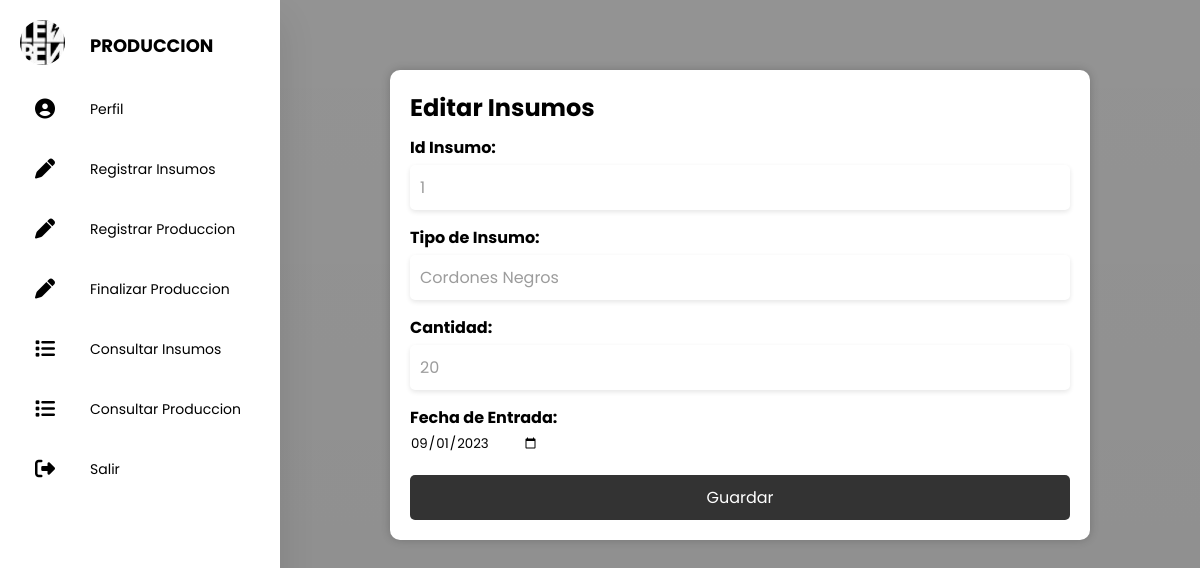
The page /SanProduccion/PHP/Sa_EditarInsumos.php?idInsumos=1 on the database its author committed.
### tables this page shows
CREATE TABLE `insumos` (
  `idInsumos` int(10) UNSIGNED NOT NULL,
  `cantidadInsumos` int(11) DEFAULT NULL,
  `tipoInsumos` varchar(20) DEFAULT NULL,
  `fechaInsumos` date DEFAULT NULL
);

### SanProduccion/PHP/Sa_EditarInsumos.php (the view, shortened to what this page needs)
<!DOCTYPE html>
<html lang="en">
<head>
  <link rel="stylesheet" href="../CSS/Sa_Produccion.css">
  <link rel="stylesheet" href="https://cdnjs.cloudflare.com/ajax/libs/font-awesome/6.4.2/css/all.min.css" />
</head>
<body>
  <div class="container">
    <section>
      <nav class="a-hover">
        <ul>
          <li>
            <a href="#" class="logo">
              <img src="../IMG/leben.jpg" alt="">
              <span class="nav-item">PRODUCCION</span>
            </a>
          </li>
          <li><a href="../HTML/SaProduccion.html">
              <i class="fas fa-circle-user"></i>
              <span class="nav-item">Perfil</span>
            </a></li>
          <li><a href="../PHP/Sa_RegistarInsumos.php">
              <i class="fas fa-pen"></i>
              <span class="nav-item">Registrar Insumos</span>
            </a></li>
          <li><a href="../PHP/Sa_RegistrarProduccion.php">
              <i class="fas fa-pen"></i>
              <span class="nav-item">Registrar Produccion</span>
            </a></li>
          <li><a href="../PHP/Sa_FinalizarProduccion.php">
              <i class="fas fa-pen"></i>
              <span class="nav-item">Finalizar Produccion</span>
            </a></li>
          <li><a href="../PHP/Sa_ConsultarInsumos.php">
              <i class="fas fa-list"></i>
              <span class="nav-item">Consultar Insumos</span>
            </a></li>
          <li><a href="../PHP/Sa_ConsultarProduccion.php">
              <i class="fas fa-list"></i>
              <span class="nav-item">Consultar Produccion</span>
            </a></li>
          <li><a href="../SanSalir.html">
              <i class="fas fa-sign-out-alt"></i>
              <span class="nav-item">Salir</span>
            </a></li>
        </ul>
      </nav>
    </section>
    <?php
    $servername = "localhost";
    $username = "root";
    $password = "";
    $dbname = "snb";
    $conn = new mysqli($servername, $username, $password, $dbname);
    if (isset($_GET["idInsumos"])) {
      $idInsumos = $_GET["idInsumos"];
      $sql = "SELECT * FROM insumos WHERE idInsumos = $idInsumos";
      $result = $conn->query($sql);
      if ($result->num_rows > 0) {
        $row = $result->fetch_assoc();
        $cantidadInsumos = $row["cantidadInsumos"];
        $tipoInsumos = $row["tipoInsumos"];
        $fechaInsumos = $row["fechaInsumos"];
      } else {
        echo "No se encontró el registro.";
        exit;
      }
    }
    ?>
    <section class="main">
      <div class="formulario">
        <h2>Editar Insumos</h2>
        <form method="POST" onsubmit="mostrarAlerta()">
          <div class="campos-linea">
            <label for="idInsumos">Id Insumo:</label>
            <input type="number" name="idInsumos" value="<?php echo $idInsumos; ?>" readonly>
          </div>
          <div class="campos-linea">
            <label for="tipoInsumos">Tipo de Insumo:</label>
            <input type="text" name="tipoInsumos" value="<?php echo $tipoInsumos; ?>" required>
          </div>
          <div class="campos-linea">
            <label for="cantidad">Cantidad:</label>
            <input type="number" name="cantidadInsumos" value="<?php echo $cantidadInsumos; ?>" required>
          </div>
          <div class="campos-linea">
            <label for="fechaEntrada">Fecha de Entrada:</label>
            <input type="date" name="fechaInsumos" value="<?php echo $fechaInsumos; ?>" required>
          </div>
          <button type="submit">Guardar</button>
        </form>
    </section>
  </div>
</body>
</html>

### SanProduccion/CSS/Sa_Produccion.css (style rules this page uses)
* { margin: 0; padding: 0; outline: none; border: none; text-decoration: none; box-sizing: border-box; font-family: "Poppins", sans-serif; }
body { background-image: linear-gradient(rgba(0, 0, 0, 0.422), rgba(0, 0, 0, 0.445)), url(../IMG/Fondo.jpg); -webkit-background-size: cover; background-size: cover; background-attachment: fixed; }
.container { display: flex; }
nav { position: relative; top: 0; bottom: 0; height: 110vh; left: 0; background: #ffffff; width: 280px; overflow: hidden; box-shadow: 0 20px 35px rgba(0, 0, 0, 0.1); }
.logo { text-align: center; display: flex; margin: 10px 0 0 10px; }
.logo img { width: 45px; height: 45px; border-radius: 50%; }
.logo span { font-weight: bold; padding-left: 15px; font-size: 18px; text-transform: uppercase; }
a { position: relative; color: rgb(0, 0, 0); font-size: 14px; display: table; width: 280px; padding: 10px; }
.fas { position: relative; width: 70px; height: 40px; top: 14px; font-size: 20px; text-align: center; }
.nav-item { position: relative; top: 12px; margin-left: 10px; }
.main { position: relative; padding: 20px; width: 100%; }
.formulario { width: 700px; margin: 50px auto; background-color: #ffffff; border-radius: 10px; box-shadow: 0px 0px 10px rgba(0, 0, 0, 0.2); padding: 20px; }
.formulario label { display: flex; font-weight: bold; margin-top: 10px; }
.formulario input[type="number"], [type="text"], .formulario textarea { width: 100%; padding: 10px; margin: 5px 0; border: none; border-radius: 5px; font-size: 16px; color: #9c9c9c; box-shadow: 0px 2px 5px rgba(0, 0, 0, 0.1); }
.formulario button { width: 100%; padding: 10px 10px; background-color: #333333; color: #ffffff; border: none; border-radius: 5px; font-size: 16px; cursor: pointer; margin-top: 20px; }

### rows shown on the page
insumos: tipoInsumos "Cordones Negros", cantidadInsumos "20", fechaInsumos "09/01/2023"
